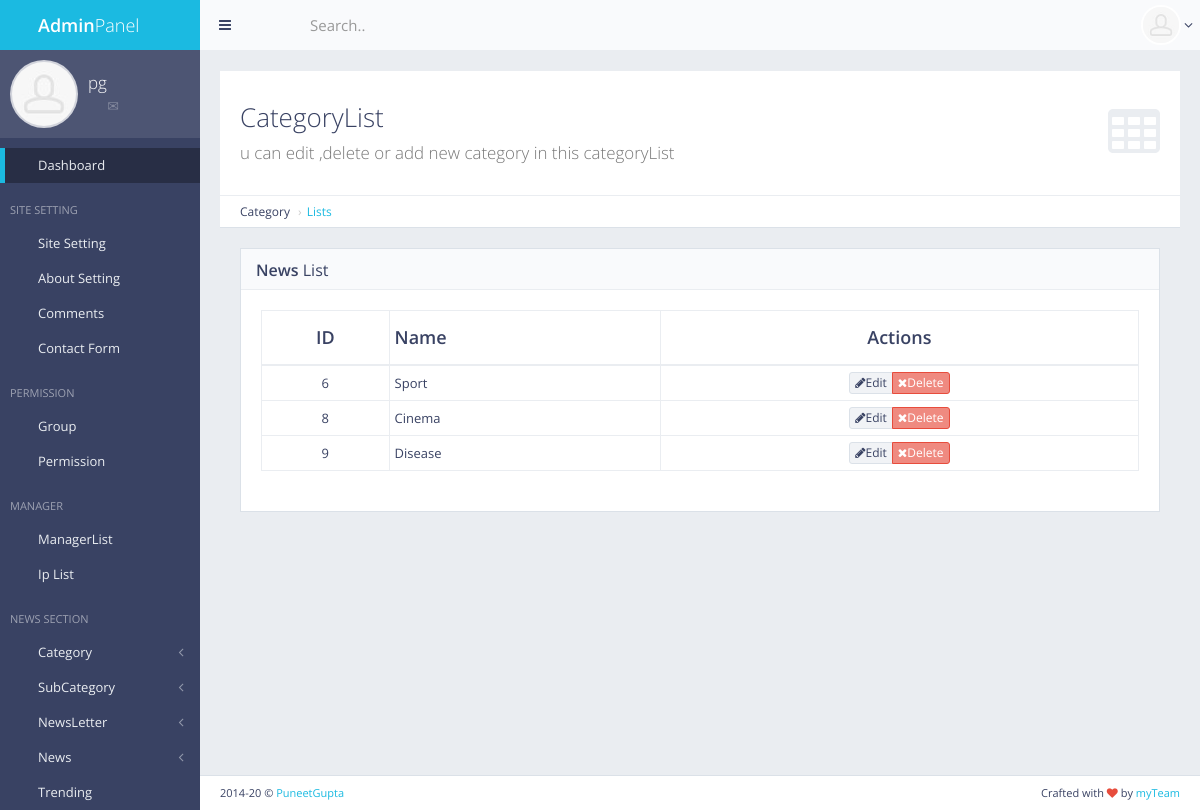
/panel/category/list/ (signed in), run on the app's committed database.
### cat/models.py (models this page shows, shortened)
class Cat(models.Model):
    catName = models.CharField(default="#",max_length=300)
    newsCount = models.IntegerField(default=0)

### cat/views.py (the view)
# urls.py: url(r'^panel/category/list/$', views.cat_list, name='cat_list'),
def cat_list(request):
    if not request.user.is_authenticated:
        return redirect('mylogin')
    cat = Cat.objects.all()
    return render(request,'back/cat_list.html',{'cat':cat})

### main/templatetags/extra_auth.py (called while the page is built)
@register.filter(name = "has_group")
def has_group(user,gname):
    return user.groups.filter(name=gname).exists()

### main/templates/back/cat_list.html (shortened to what this page needs)
{% extends 'back/master.html' %}
{% load static %}
{% block mainblock %}
<div id="page-content">
    <div class="content-header">
        <div class="header-section">
            <h1>
                <i class="fa fa-table"></i>CategoryList<br><small>u can edit ,delete or add new category in this
                    categoryList</small>
            </h1>
        </div>
    </div>
    <ul class="breadcrumb breadcrumb-top">
        <li>Category</li>
        <li><a href="/panel/category/list">Lists</a></li>
    </ul>
    <div class="block full">
        <div class="block-title">
            <h2><strong>News</strong> List</h2>
        </div>
        <div class="table-responsive">
            <table id="example-datatable" class="table table-vcenter table-condensed table-bordered">
                <thead>
                    <tr>
                        <th class="text-center">ID</th>
                        <th>Name</th>
                        <th class="text-center">Actions</th>
                    </tr>
                </thead>
                <tbody>
                    {% for c in cat %}
                    <tr>
                        <td class="text-center">{{c.pk}}</td>
                        <td>{{c.catName}}</td>
                        <td class="text-center">
                            <div class="btn-group">
                                <a href="#" data-toggle="tooltip" title="Edit"
                                    class="btn btn-xs btn-default"><i class="fa fa-pencil"></i>Edit</a>
                                <a href="#" data-toggle="tooltip" title="Delete"
                                    class="btn btn-xs btn-danger"><i class="fa fa-times"></i>Delete</a>
                            </div>
                        </td>
                    </tr>
                    {% endfor %}
                </tbody>
            </table>
        </div>
    </div>
</div>
{% endblock %}

### main/templates/back/master.html (shortened to what this page needs)
<!DOCTYPE html>
{% load static %}
{% load extra_auth %}
{% if user.is_authenticated %}
<html class="no-js" lang="en">
<head>
    <link rel="stylesheet" href="{%static 'back/css/bootstrap.min.css'%}">
    <link rel="stylesheet" href="{%static 'back/css/plugins.css'%}">
    <link rel="stylesheet" href="{%static 'back/css/main.css'%}">
    <link rel="stylesheet" href="{%static 'back/css/themes.css'%}">
    <link rel="stylesheet" type="text/css" href="{%static 'front/css/myfile.css'%}">
</head>
<body>
    <div id="page-wrapper">
        <div id="page-container" class="sidebar-partial sidebar-visible-lg sidebar-no-animations">
            <div id="sidebar">
                <div id="sidebar-scroll">
                    <div class="sidebar-content">
                        <a href="/panel" class="sidebar-brand">
                            <i class="gi gi-flash"></i><span
                                class="sidebar-nav-mini-hide"><strong>Admin</strong>Panel</span>
                        </a>
                        <div class="sidebar-section sidebar-user clearfix sidebar-nav-mini-hide">
                            <div class="sidebar-user-avatar">
                                <a href="page_ready_user_profile.html">
                                    <img src="img/placeholders/avatars/avatar2.jpg" alt="avatar">
                                </a>
                            </div>
                            <div class="sidebar-user-name">{{request.user}}</div>
                            <div class="sidebar-user-links">
                                <a href="page_ready_user_profile.html" data-toggle="tooltip" data-placement="bottom"
                                    title="Profile"><i class="gi gi-user"></i></a>
                                <a href="page_ready_inbox.html" data-toggle="tooltip" data-placement="bottom"
                                    title="Messages"><i class="gi gi-envelope"></i></a>
                                <a href="/panel/change/pass" class="enable-tooltip" data-placement="bottom"
                                    title="Reset Password"><i class="gi gi-cogwheel"></i></a>
                                <a href="/logout" data-toggle="tooltip" data-placement="bottom" title="Logout"><i
                                        class="gi gi-exit"></i></a>
                            </div>
                        </div>
                        <ul class="sidebar-nav" data-toggle="tooltip">
                            {% if perms.main.master_user %}
                            <li>
                                <a href="/panel" class=" active"><i class="gi gi-stopwatch sidebar-nav-icon"></i><span
                                        class="sidebar-nav-mini-hide">Dashboard</span></a>
                            </li>
                            {% endif %}
                            {% if request.user|has_group:"masteruser" %}
                            <li class="sidebar-header">
                                <span class="sidebar-header-options clearfix"><a href="/panel/setting/"
                                        data-toggle="tooltip" title="Quick Settings"><i
                                            class="gi gi-settings"></i></a></span>
                                <span class="sidebar-header-title">site Setting</span>
                            </li>
                            <li>
                                <a href="/panel/setting/"><i
                                        class="gi gi-show_big_thumbnails sidebar-nav-icon"></i><span
                                        class="sidebar-nav-mini-hide">Site Setting</span></a>
                                <a href="/panel/about/setting/"><i
                                        class="gi gi-show_big_thumbnails sidebar-nav-icon"></i><span
                                        class="sidebar-nav-mini-hide">About Setting</span></a>
                                <a href="/panel/comments/list"><i
                                        class="gi gi-show_big_thumbnails sidebar-nav-icon"></i><span
                                        class="sidebar-nav-mini-hide">Comments</span></a>
                                <a href="/panel/contactform/"><i
                                        class="gi gi-show_big_thumbnails sidebar-nav-icon"></i><span
                                        class="sidebar-nav-mini-hide">Contact Form</span></a>
                            </li>
                            <li class="sidebar-header">
                                <span class="sidebar-header-title">Permission</span>
                            </li>
                            <li>
                            <li>
                                <a href="/panel/manager/group"><i
                                        class="gi gi-show_big_thumbnails sidebar-nav-icon"></i><span
                                        class="sidebar-nav-mini-hide">Group</span></a>
                            </li>
                            <li>
                                <a href="/panel/manager/perms"><i
                                        class="gi gi-show_big_thumbnails sidebar-nav-icon"></i><span
                                        class="sidebar-nav-mini-hide">Permission</span></a>
                            </li>
                            <li class="sidebar-header">
                                <span class="sidebar-header-title">Manager</span>
                            </li>
                            <li>
                            <li>
                                <a href="/panel/manager/list"><i
                                        class="gi gi-show_big_thumbnails sidebar-nav-icon"></i><span
                                        class="sidebar-nav-mini-hide">ManagerList</span></a>
                                <a href="/panel/ip/list"><i
                                        class="gi gi-show_big_thumbnails sidebar-nav-icon"></i><span
                                        class="sidebar-nav-mini-hide">Ip List</span></a>
                            </li>
                            {% endif %}
                            <li class="sidebar-header">
                                <span class="sidebar-header-title">News Section</span>
                            </li>
                            {% if request.user|has_group:"masteruser" %}
                            <li>
                            <li>
                                <a href="#" class="sidebar-nav-menu"><i
                                        class="fa fa-angle-left sidebar-nav-indicator sidebar-nav-mini-hide"></i><i
                                        class="gi gi-show_big_thumbnails sidebar-nav-icon"></i><span
                                        class="sidebar-nav-mini-hide">Category</span></a>
                            </li>
                            <li>
                                <a href="#" class="sidebar-nav-menu"><i
                                        class="fa fa-angle-left sidebar-nav-indicator sidebar-nav-mini-hide"></i><i
                                        class="gi gi-show_big_thumbnails sidebar-nav-icon"></i><span
                                        class="sidebar-nav-mini-hide">SubCategory</span></a>
                            </li>
                            <li>
                                <a href="#" class="sidebar-nav-menu"><i
                                        class="fa fa-angle-left sidebar-nav-indicator sidebar-nav-mini-hide"></i><i
                                        class="gi gi-show_big_thumbnails sidebar-nav-icon"></i><span
                                        class="sidebar-nav-mini-hide">NewsLetter</span></a>
                            </li>
                            {% endif %}
                            <li>
                                <a href="#" class="sidebar-nav-menu"><i
                                        class="fa fa-angle-left sidebar-nav-indicator sidebar-nav-mini-hide"></i><i
                                        class="gi gi-show_big_thumbnails sidebar-nav-icon"></i><span
                                        class="sidebar-nav-mini-hide">News</span></a>
                            </li>
                            {% if request.user|has_group:"masteruser" %}
                            <li>
                                <a href="/panel/trending/add"><i
                                        class="gi gi-show_big_thumbnails sidebar-nav-icon"></i><span
                                        class="sidebar-nav-mini-hide">Trending</span></a>
                            </li>
                            {% endif %}
                        </ul>
                    </div>
                </div>
            </div>
            <div id="main-container">
                <header class="navbar navbar-default">
                    <ul class="nav navbar-nav-custom">
                        <li>
                            <a href="#" onclick="App.sidebar('toggle-sidebar');this.blur();">
                                <i class="fa fa-bars fa-fw"></i>
                            </a>
                        </li>
                        <li class="dropdown">
                            <a href="#" class="dropdown-toggle" data-toggle="dropdown">
                                <i class="gi gi-settings"></i>
                            </a>
                        </li>
                    </ul>
                    <form action="page_ready_search_results.html" method="post" class="navbar-form-custom">
                        <div class="form-group">
                            <input type="text" id="top-search" name="top-search" class="form-control"
                                placeholder="Search..">
                        </div>
                    </form>
                    <ul class="nav navbar-nav-custom pull-right">
                        <li class="dropdown">
                            <a href="#" class="dropdown-toggle" data-toggle="dropdown">
                                <img src="{%static 'back/img/placeholders/avatars/avatar2.jpg' %}"
                                    alt="{{request.user}}"> <i class="fa fa-angle-down"></i>
                            </a>
                        </li>
                    </ul>
                </header>
                <div id="page-content">
                    {% block mainblock %}
                    {%  endblock %}
                </div>
                <footer class="clearfix">
                    <div class="pull-right">
                        Crafted with <i class="fa fa-heart text-danger"></i> by <a href="#" target="_blank">myTeam</a>
                    </div>
                    <div class="pull-left">
                        <span id="year-copy"></span> &copy; <a href="#" target="_blank">PuneetGupta</a>
                    </div>
                </footer>
            </div>
        </div>
    </div>
</body>
</html>
{% else %}
pleasee login
{% endif %}

### data on the page
Cat: pk "6", catName "Sport"
Cat: pk "8", catName "Cinema"
Cat: pk "9", catName "Disease"

### other printed values
{{ request.user }} "pg"
